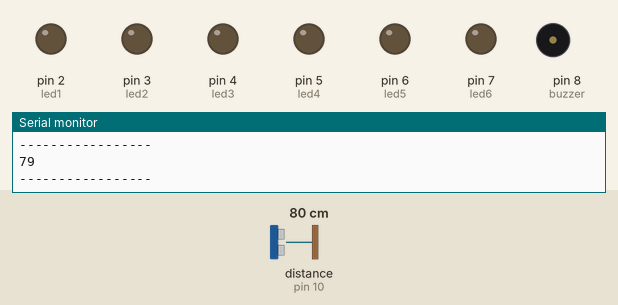
This sketch was run on a simulated Arduino Uno, built with avr-gcc and run on an emulated ATmega328P. Parts: output pins drawn as LEDs (lit = HIGH), buzzer (waves = sounding, pin HIGH), the last lines printed to the serial monitor. Wiring (inferred from the names in the program): ultrasonic range finder: trigger pin 11; echo pin 10. Dashed ring = blinking. The test bench sets the inputs (shaded band); at power-on: distance to the obstacle (sensor on pin 10) 80 cm. The echo pulse lasts 58.3 µs per cm; pins used as bus, display or sensor lines are not drawn.

Above: at 1.2 s.
1.3 s: distance to the obstacle (sensor on pin 10) set to 69 cm
At 1.9 s:
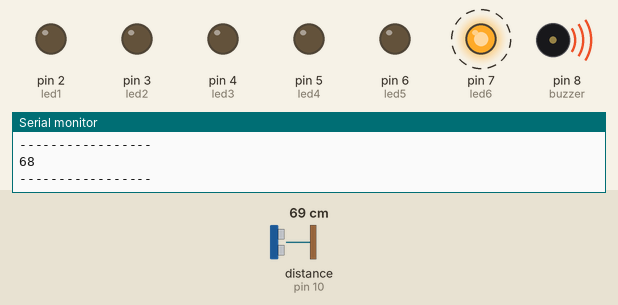
4.3 s: distance to the obstacle (sensor on pin 10) set to 57 cm
6.0 s: distance to the obstacle (sensor on pin 10) set to 47 cm
At 6.6 s:
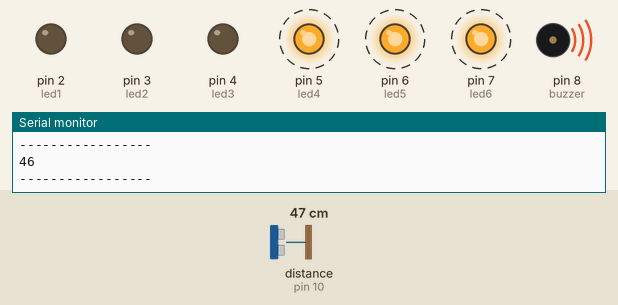
9.0 s: distance to the obstacle (sensor on pin 10) set to 35 cm
11.3 s: distance to the obstacle (sensor on pin 10) set to 29 cm
At 11.6 s:
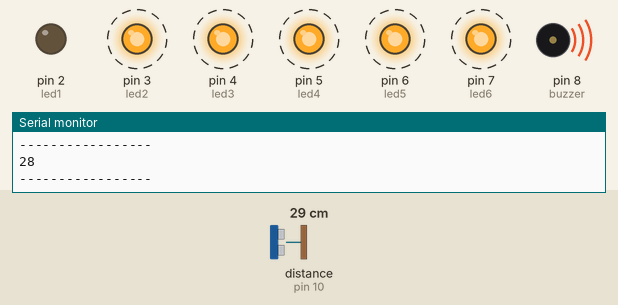
14.3 s: distance to the obstacle (sensor on pin 10) set to 2 cm
At 15.05 s:
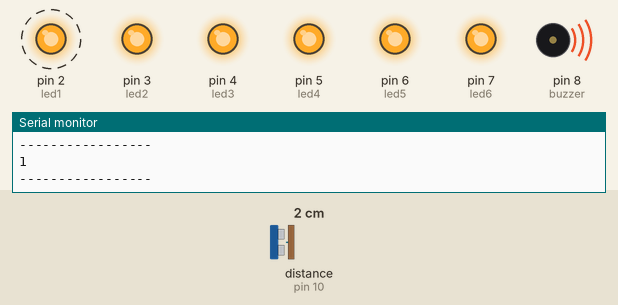
Timing chart, 0 to 18.3 s (numbered marks = the images above; inputs shaded):
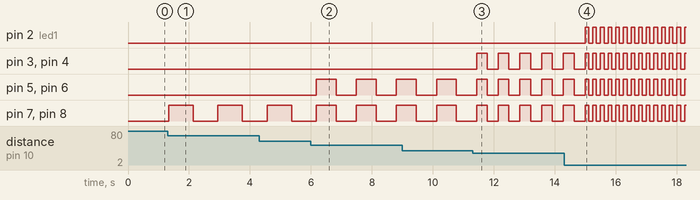

Measured:
- the behaviour switches between 72 and 71 cm on distance to the obstacle (sensor on pin 10) (found by bisection; images 0 and 1)
- the behaviour switches between 52 and 51 cm on distance to the obstacle (sensor on pin 10) (found by bisection; images 1 and 2)
- the behaviour switches between 32 and 31 cm on distance to the obstacle (sensor on pin 10) (found by bisection; images 2 and 3)
- after the input at 1.3 s, pin 7 (led6), pin 8 (buzzer): alternates HIGH for 0.80 s and LOW for 0.81 s, starting at once
- after the input at 6.0 s, pin 5 (led4), pin 6 (led5): alternates HIGH for 0.65 s and LOW for 0.66 s, starting after 0.18 s
- after the input at 11.3 s, pin 3 (led2), pin 4 (led3): alternates HIGH for 0.35 s and LOW for 0.36 s, starting after 0.13 s; pin 5 (led4), pin 6 (led5), pin 7 (led6), pin 8 (buzzer): alternates HIGH for 0.35 s and LOW for 0.36 s, starting after 0.48 s
- after the input at 14.3 s, pin 2 (led1): alternates HIGH for 0.12 s and LOW for 0.13 s, starting after 0.69 s

The sketch:

2.1_hcsr04_ile_park_sens_r_.ino
```cpp
#define trig 11
#define echo 10
#define led1 2 // kırmızı
#define led2 3
#define led3 4
#define led4 5
#define led5 6
#define led6 7 //yeşil
#define buzzer 8
int sure ;
int uzaklik;
void setup() {
pinMode(trig,OUTPUT); //sesi gönderen pin olduğu için çıkış olarak belirledik
pinMode(echo,INPUT); // ses dalgasını alan pin olduğu için giriş
Serial.begin(9600); // Serial ekranı PC ile aynı baundda başlattık başlattık
pinMode(buzzer,OUTPUT);
pinMode(led1,OUTPUT);
pinMode(led2,OUTPUT);
pinMode(led3,OUTPUT);
pinMode(led4,OUTPUT);
pinMode(led5,OUTPUT);
pinMode(led6,OUTPUT);
}
void loop() {
digitalWrite(trig,HIGH);  // sesi gönderdim
delayMicroseconds(1);        // 1 salise bekledim
digitalWrite(trig,LOW);   //ses dalgasını kapattım
sure = pulseIn(echo,HIGH); // pulseIn komutu ile sesi gönderdiği zaman ile aldığı zamanı hesapladık
uzaklik = sure /29.1/2 ;// gidiş geliş olduğu için 2 ye böldük , 29.1'e bölme sebebimiz ise sesin ortamdaki hızını cm cinsinden bulmak
Serial.println(uzaklik); //Serial Ekrana bulduğumuz uzaklığı yazdırdık
Serial.println("-----------------"); // daha rahat görmek için
delay(10);   // daha rahat okumak için (yoksa çok hızlı akıyor okuyamıyoruz.)
if (uzaklik <=15 ){
  digitalWrite(buzzer,HIGH);                // BU İF , ELSE KOMUTLARINI DAHA ÖNCE GÖRMÜŞTÜK
  digitalWrite(led6,HIGH);
  digitalWrite(led5,HIGH);
  digitalWrite(led4,HIGH);
  digitalWrite(led3,HIGH);
  digitalWrite(led2,HIGH);
  digitalWrite(led1,HIGH);
  delay(120);
  digitalWrite(buzzer,LOW);
  digitalWrite(led6,LOW);
  digitalWrite(led5,LOW);
  digitalWrite(led4,LOW);
  digitalWrite(led3,LOW);
  digitalWrite(led2,LOW);
  digitalWrite(led1,LOW);
  delay(120);
}
else if (uzaklik <= 30){
  digitalWrite(buzzer,HIGH);
  digitalWrite(led6,HIGH);
  digitalWrite(led5,HIGH);
  digitalWrite(led4,HIGH);
  digitalWrite(led3,HIGH);
  digitalWrite(led2,HIGH);
  delay(350);
  digitalWrite(buzzer,LOW);
  digitalWrite(led6,LOW);
  digitalWrite(led5,LOW);
  digitalWrite(led4,LOW);
  digitalWrite(led3,LOW);
  digitalWrite(led2,LOW);
  delay(350);
}
else if (uzaklik <= 50){
  digitalWrite(buzzer,HIGH);
  digitalWrite(led6,HIGH);
  digitalWrite(led5,HIGH);
  digitalWrite(led4,HIGH);
  delay(650);
  digitalWrite(buzzer,LOW);
  digitalWrite(led6,LOW);
  digitalWrite(led5,LOW);
  digitalWrite(led4,LOW);
  delay(650);
}
else if (uzaklik <= 70){
  digitalWrite(buzzer,HIGH);
  digitalWrite(led6,HIGH);
  delay(800);
  digitalWrite(buzzer,LOW);
  digitalWrite(led6,LOW);
  delay(800);
}
}
```
